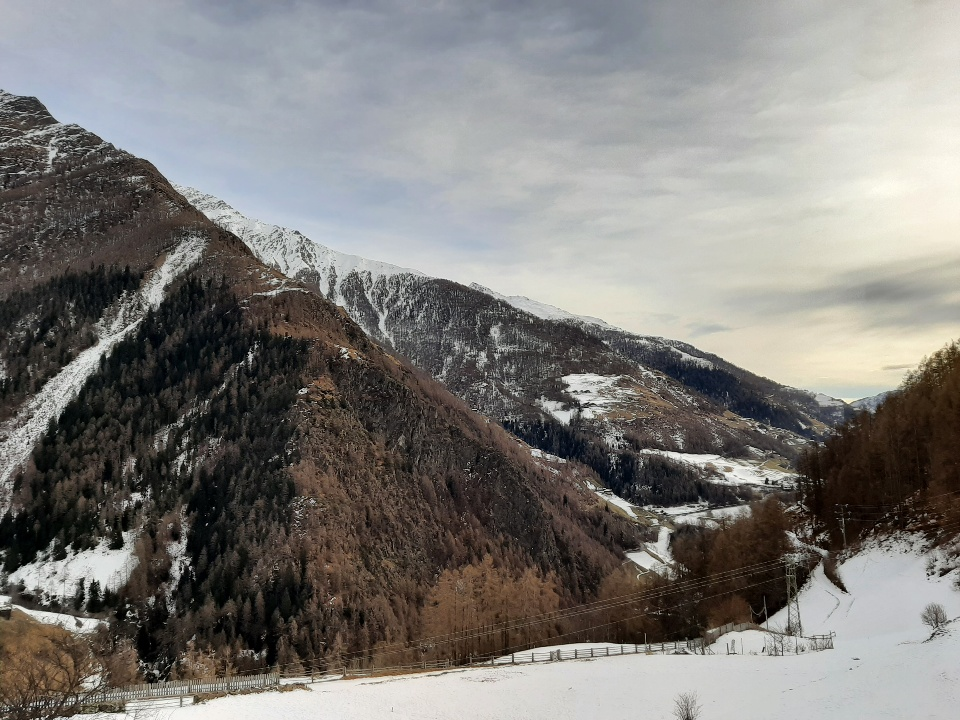
#> input picture misc/imgs/test_feature/img1.jpg, 960 x 720 px
$ python test_feature__matching.py
#> lines starting #> are read from the running program, lines starting #| are printed output that depends on the picture
### utils/homography.py
import numpy as np


def skew(vector):
    """
    this function returns a numpy array with the skew symmetric cross product matrix for vector.
    the skew symmetric cross product matrix is defined such that
    np.cross(a, b) = np.dot(skew(a), b)

    :param vector: An array like vector to create the skew symmetric cross product matrix for
    :return: A numpy array of the skew symmetric cross product vector
    """

    return np.array([[0, -vector[2], vector[1]],
                     [vector[2], 0, -vector[0]],
                     [-vector[1], vector[0], 0]])


# cv.findHomography()
# https://docs.opencv.org/3.4/d9/d0c/group__calib3d.html#gafd3ef89257e27d5235f4467cbb1b6a63
def homography(m1, m2):
    n = m1.shape[1]
    if n < 4:
        raise ArithmeticError(f"Homography estimation requires at least 4 pairs ({n} provided)")
    A = np.zeros(shape=(2*n, 9))
    for i in range(n):
        k = np.kron(m1[:, i].T, skew(m2[:, i]))
        # we keep just the first two lines since the 3rd one
        # is linearly dependent from the others
        A[2*i:2*i+2, :] = k[0:2, :]
    _, _, VT = np.linalg.svd(A)
    # last row contains a vector from the kernel
    H = np.reshape(VT[-1, :], newshape=(3, 3)).T
    H /= H[2, 2]

    return H


def fit_homography(points, idxs):
    src_points, dst_points = points[idxs, 0, :], points[idxs, 1, :]
    return homography(src_points.T, dst_points.T)


def distance_homography(pairs, H):
    # reprojection error:  m2 ~= H m1
    m1, m2 = pairs[:, 0, :].T, pairs[:, 1, :].T
    # m1 = np.hstack([m1, np.ones(shape=(1, m1.shape[0]))])
    # m2 = np.hstack([m1, np.ones(shape=(1, m1.shape[0]))])

    # classic test
    m2_reproj = H @ m1
    # FIXME sometimes here we have a divide by zero error
    m2_reproj /= m2_reproj[2, :]
    dist2 = np.linalg.norm(m2 - m2_reproj, axis=0)

    # symmetric transfer function test
    m1_reproj = np.linalg.inv(H) @ m2
    # FIXME sometimes here we have a divide by zero error
    m1_reproj /= m1_reproj[2, :]
    dist1 = np.linalg.norm(m1 - m1_reproj, axis=0)

    # dist = dist2  # classic test
    dist = np.linalg.norm([dist1, dist2], axis=0)  # symmetric transfer function test

    return dist, m2_reproj


def test_degenerate_samples(points, idxs):
    src_points, dst_points = points[idxs, 0, :], points[idxs, 1, :]

    # https://doi.org/10.1007/978-3-642-17691-3_19
    def process(pt):
        pt = np.vstack([pt, pt[0:2, :]])
        vec = pt[1:] - pt[:-1]
        cross = np.cross(vec[:-1], vec[1:])[:, -1]
        return np.sign(cross), np.any(np.abs(cross) < tol)

    tol = 1e-2
    src_sign, src_collinearity = process(src_points)
    if src_collinearity:
        return False
    dst_sign, dst_collinearity = process(src_points)
    if dst_collinearity:
        return False

    return np.alltrue(src_sign == dst_sign)


# [14 lines left out: function apply_homogeneous, not called in this run]

### utils/ransac.py
import numpy as np


class FittingFunctions(object):

    # [34 lines left out: functions fit_line_PCA, fit_line_points, fit_plane, not called in this run]


class DistanceFunctions(object):

    # [14 lines left out: functions distance_point_to_line, distance_point_to_plane, not called in this run]


def ransac(data, max_iter, thresh, samples, fit_fun, dist_fun, test_samples=lambda x, y: True, desired_score=0):
    """
    RANSAC implementation
    :param data:            numpy array
    :param max_iter:        number of iterations               [k]
    :param thresh:          distance threshold                 [t]
    :param samples:         samples to draw in each iteration  [s]
    :param fit_fun:         fitting function
    :param dist_fun:        distance function
    :param test_samples:    degeneracy test for the samples
    :param desired_score:   score at which RANSAC can terminate (lower is better, minimum is 0)
    :return: the best model found, with its inliers and score
    """
    best_score = 0
    best_model = None
    best_inliers = None
    for i in range(max_iter):
        idxs = np.random.choice(data.shape[0], size=samples, replace=False)
        if not test_samples(data, idxs):
            continue
        model = fit_fun(data, idxs)
        d, _ = dist_fun(data, model)
        inliers_set = d < thresh
        model_score = np.sum(inliers_set)
        if model_score > best_score:
            best_score = model_score
            best_model = model
            best_inliers = inliers_set
        if model_score <= desired_score:
            break

    return best_model, best_inliers, best_score

### misc/test_feature__matching.py
import cv2.cv2 as cv
import matplotlib.pyplot as plt
import numpy as np

from utils.homography import fit_homography, distance_homography, test_degenerate_samples
from utils.ransac import ransac

img1 = cv.imread('imgs/test_feature/img1.jpg', cv.IMREAD_GRAYSCALE)  # queryImage
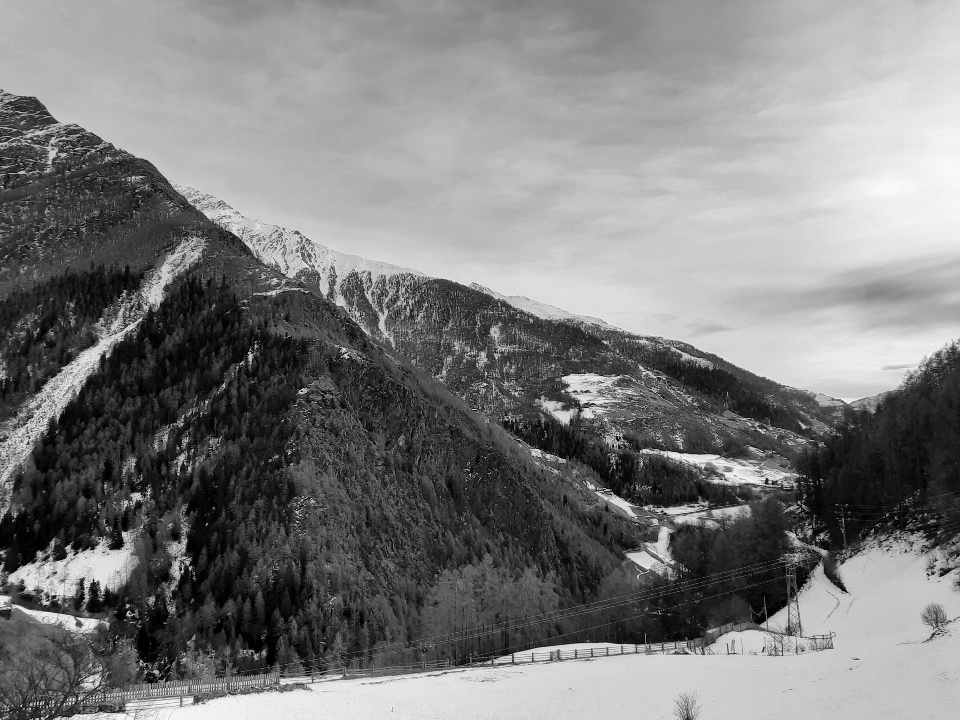
#> img1: shape (720, 960); min 0, max 254, mean 124.7
img2 = cv.imread('imgs/test_feature/img2.jpg', cv.IMREAD_GRAYSCALE)  # trainImage
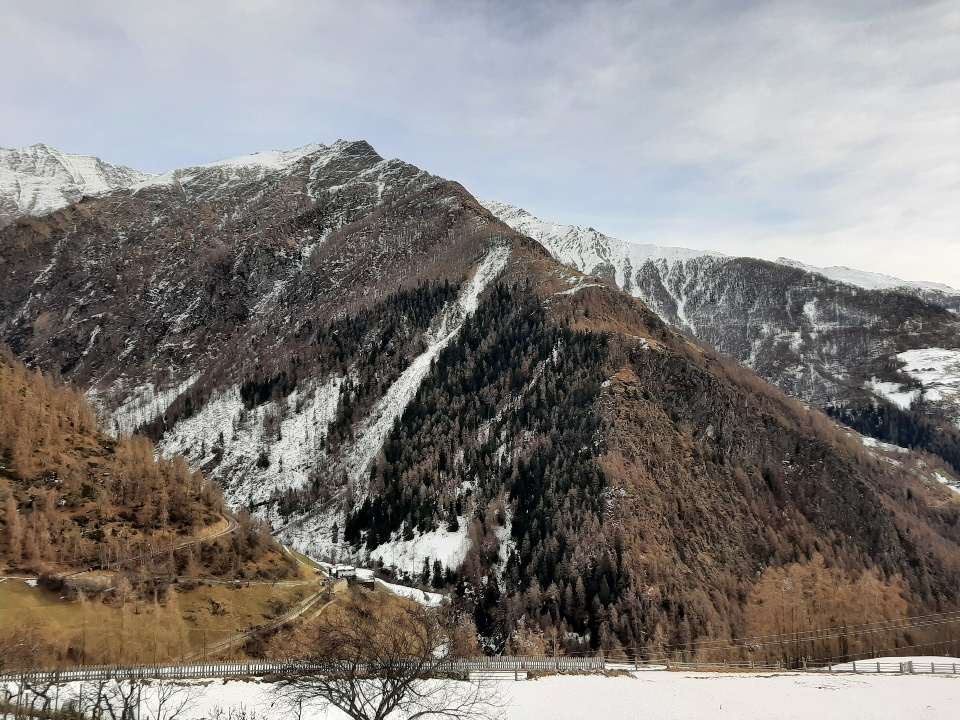
#> input picture misc/imgs/test_feature/img2.jpg, 960 x 720 px
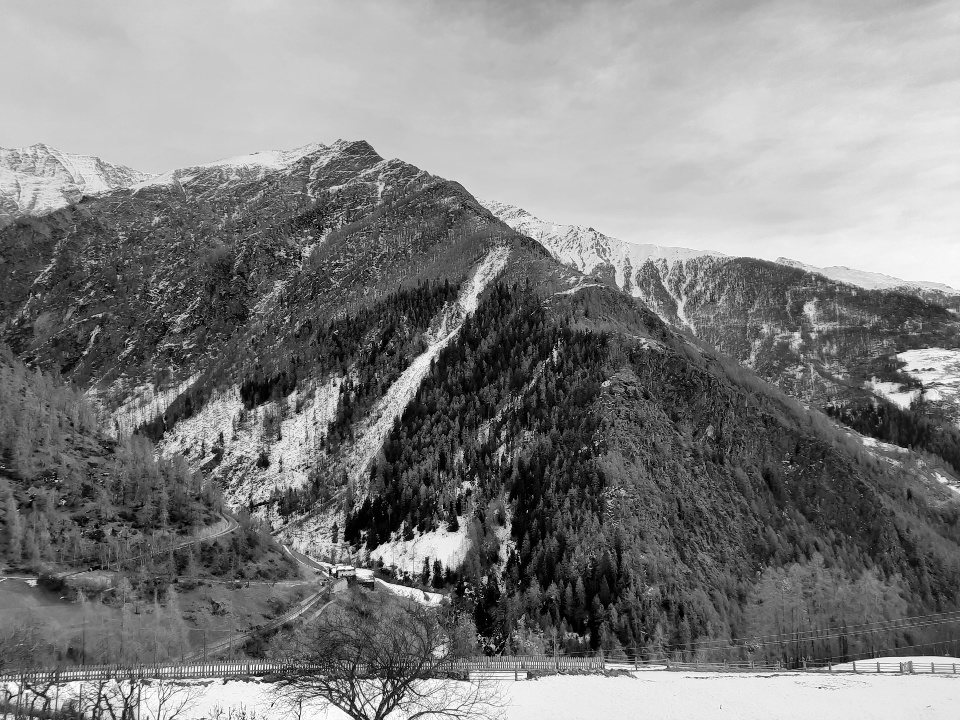
#> img2: shape (720, 960); min 0, max 255, mean 128.1

# Initiate SIFT detector
sift = cv.SIFT_create()
# find the keypoints and descriptors with SIFT
kp1, des1 = sift.detectAndCompute(img1, None)
#> kp1 = 3441 keypoints; strongest (x, y, size): (106, 566, 30.6), (127, 606, 2.6), (180, 569, 2), (766, 481, 3)
kp2, des2 = sift.detectAndCompute(img2, None)
#> kp2 = 5551 keypoints; strongest (x, y, size): (334, 571, 2.9), (396, 682, 1.8), (406, 572, 2.2), (465, 584, 2.4)

# FLANN parameters
FLANN_INDEX_KDTREE = 1
index_params = dict(algorithm=FLANN_INDEX_KDTREE, trees=5)
search_params = dict(checks=50)  # or pass empty dictionary
flann = cv.FlannBasedMatcher(index_params, search_params)
matches = flann.knnMatch(des1, des2, k=2)
#> matches = 3441 matches

# Need to draw only good matches, so create a mask
matchesMask = [[0, 0] for i in range(len(matches))]
#> matchesMask = 3441 pairs, first value 0 to 0, second value 0 to 0
# ratio test as per Lowe's paper
for i, (m, n) in enumerate(matches):
    if m.distance < 0.7 * n.distance:
        matchesMask[i] = [1, 0]
#> after the loop, matchesMask = 3441 pairs, first value 0 to 1, second value 0 to 0
draw_params = dict(matchColor=(0, 255, 0),
                   singlePointColor=(255, 0, 0),
                   matchesMask=matchesMask,
                   flags=cv.DrawMatchesFlags_DEFAULT)
#> draw_params = 4 items

img3 = cv.drawMatchesKnn(img1, kp1, img2, kp2, matches, None, **draw_params)
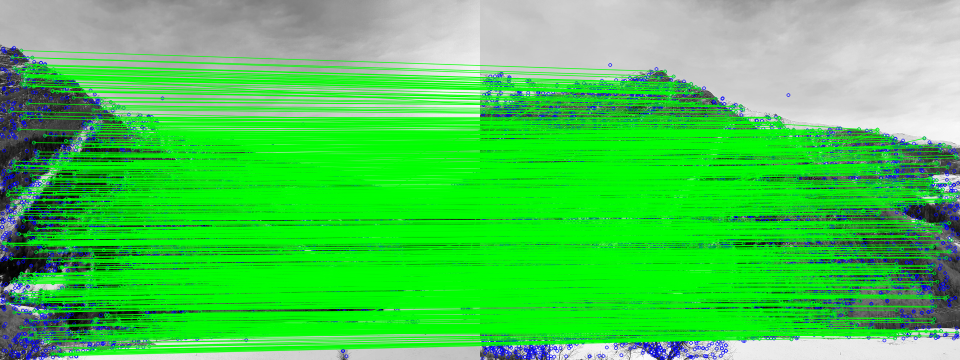
#> img3: shape (720, 1920, 3) (shown at 1/2 size); mean of channels 0, 1, 2 79.5, 202.6, 72.1; drawn as B, G, R

plt.imshow(img3)
plt.show()


matches = np.array(matches)
matchesMask = np.array(matchesMask, dtype=bool)[:, 0]

good_matches = matches[matchesMask, 0]

# pairs is (n, m, 3), with  n  2D homogeneous points for each of the  m  sets of selected matches
pairs = np.ones(shape=(len(good_matches), 2, 3))
pairs[:, :, 0:2] = [(kp1[match.queryIdx].pt, kp2[match.trainIdx].pt) for match in good_matches]

best_H, curr_iter, max_iter = None, 0, 10
k, th = 2000, 2
while best_H is None or curr_iter < max_iter:
    # samples = 4  because it's the minimum required to estimate an homography
    # providing more samples to RANSAC will most definitely result in problematic H outputs and glitches
    best_H, best_inliers, _ = ransac(
        pairs,
        max_iter=k, thresh=th, samples=4,
        fit_fun=fit_homography, dist_fun=distance_homography, test_samples=test_degenerate_samples
    )
    curr_iter += 1
    if best_H is not None:
        break
    print(f"Could not find an homography. Parameters have been relaxed.")
    k += 100
    th += 0.1
#> this loop made 1 pass


final_matches = tuple([(match, ) for match, keep in zip(good_matches, best_inliers) if keep])

draw_params = dict(matchColor=(0, 255, 0),
                   singlePointColor=(255, 0, 0),
                   flags=cv.DrawMatchesFlags_DEFAULT)

img3 = cv.drawMatchesKnn(img1, kp1, img2, kp2, final_matches, None, **draw_params)
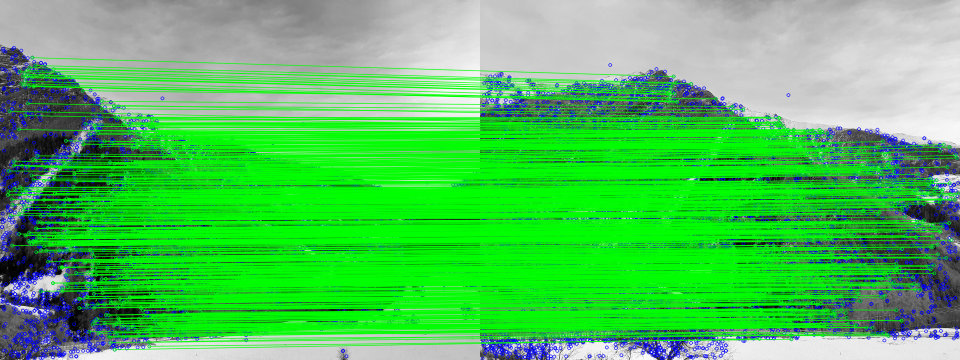
#> img3: shape (720, 1920, 3) (shown at 1/2 size); mean of channels 0, 1, 2 90.5, 192.3, 80.3; drawn as B, G, R

plt.imshow(img3)
plt.show()
